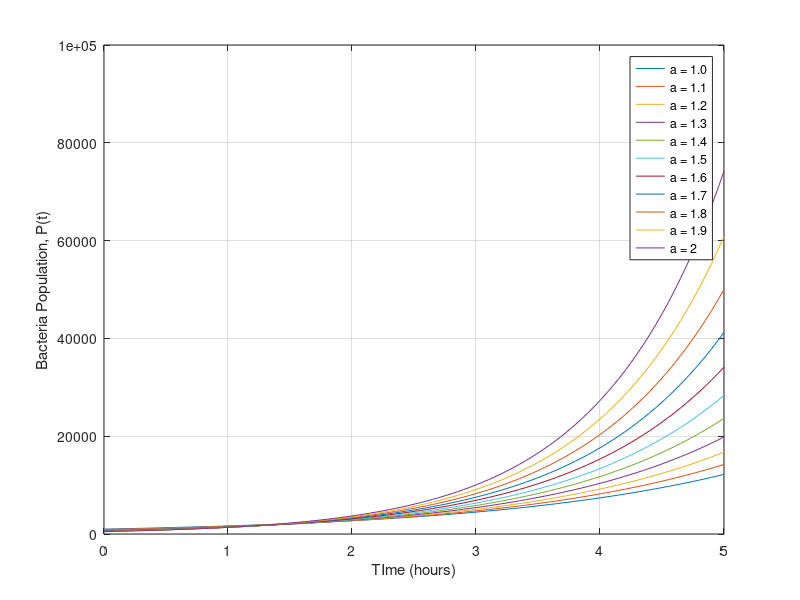

Recreate this plot in MATLAB.
a=0;
x = linspace(0,5,101);

for i=1:0.1:2
    a = i;
    y = (1000/a)*exp(0.5*a*x);
    plot(x,y);
    hold on
    grid on
end

xlabel('TIme (hours)');
ylabel('Bacteria Population, P(t)');
ylim([0,10*10^4]);
legend('a = 1.0', 'a = 1.1','a = 1.2','a = 1.3','a = 1.4','a = 1.5','a = 1.6','a = 1.7','a = 1.8','a = 1.9','a = 2' );
